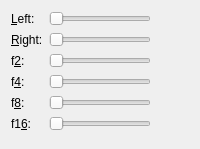
     <widget class="QWidget" name="snd14Tab">
      <attribute name="title">
       <string>14</string>
      </attribute>
      <layout class="QVBoxLayout" name="snd14TabLayout">
       <item>
        <layout class="QFormLayout" name="snd14TabForm">
         <item row="0" column="0">
          <widget class="QLabel" name="vol14_0Label">
           <property name="text">
            <string>&amp;Left:</string>
           </property>
           <property name="buddy">
            <cstring>vol14_0</cstring>
           </property>
          </widget>
         </item>
         <item row="0" column="1">
          <layout class="QHBoxLayout" name="vol14_0Row">
           <item>
            <widget class="QSlider" name="vol14_0">
             <property name="minimum">
              <number>0</number>
             </property>
             <property name="maximum">
              <number>15</number>
             </property>
             <property name="orientation">
              <enum>Qt::Horizontal</enum>
             </property>
            </widget>
           </item>
           <item>
            <widget class="QLabel" name="vol14_0Value">
             <property name="minimumSize">
              <size>
               <width>32</width>
               <height>0</height>
              </size>
             </property>
             <property name="alignment">
              <set>Qt::AlignRight|Qt::AlignVCenter</set>
             </property>
            </widget>
           </item>
          </layout>
         </item>
         <item row="1" column="0">
          <widget class="QLabel" name="vol14_1Label">
           <property name="text">
            <string>&amp;Right:</string>
           </property>
           <property name="buddy">
            <cstring>vol14_1</cstring>
           </property>
          </widget>
         </item>
         <item row="1" column="1">
          <layout class="QHBoxLayout" name="vol14_1Row">
           <item>
            <widget class="QSlider" name="vol14_1">
             <property name="minimum">
              <number>0</number>
             </property>
             <property name="maximum">
              <number>15</number>
             </property>
             <property name="orientation">
              <enum>Qt::Horizontal</enum>
             </property>
            </widget>
           </item>
           <item>
            <widget class="QLabel" name="vol14_1Value">
             <property name="minimumSize">
              <size>
               <width>32</width>
               <height>0</height>
              </size>
             </property>
             <property name="alignment">
              <set>Qt::AlignRight|Qt::AlignVCenter</set>
             </property>
            </widget>
           </item>
          </layout>
         </item>
         <item row="2" column="0">
          <widget class="QLabel" name="vol14_2Label">
           <property name="text">
            <string>f&amp;2:</string>
           </property>
           <property name="buddy">
            <cstring>vol14_2</cstring>
           </property>
          </widget>
         </item>
         <item row="2" column="1">
          <layout class="QHBoxLayout" name="vol14_2Row">
           <item>
            <widget class="QSlider" name="vol14_2">
             <property name="minimum">
              <number>0</number>
             </property>
             <property name="maximum">
              <number>15</number>
             </property>
             <property name="orientation">
              <enum>Qt::Horizontal</enum>
             </property>
            </widget>
           </item>
           <item>
            <widget class="QLabel" name="vol14_2Value">
             <property name="minimumSize">
              <size>
               <width>32</width>
               <height>0</height>
              </size>
             </property>
             <property name="alignment">
              <set>Qt::AlignRight|Qt::AlignVCenter</set>
             </property>
            </widget>
           </item>
          </layout>
         </item>
         <item row="3" column="0">
          <widget class="QLabel" name="vol14_3Label">
           <property name="text">
            <string>f&amp;4:</string>
           </property>
           <property name="buddy">
            <cstring>vol14_3</cstring>
           </property>
          </widget>
         </item>
         <item row="3" column="1">
          <layout class="QHBoxLayout" name="vol14_3Row">
           <item>
            <widget class="QSlider" name="vol14_3">
             <property name="minimum">
              <number>0</number>
             </property>
             <property name="maximum">
              <number>15</number>
             </property>
             <property name="orientation">
              <enum>Qt::Horizontal</enum>
             </property>
            </widget>
           </item>
           <item>
            <widget class="QLabel" name="vol14_3Value">
             <property name="minimumSize">
              <size>
               <width>32</width>
               <height>0</height>
              </size>
             </property>
             <property name="alignment">
              <set>Qt::AlignRight|Qt::AlignVCenter</set>
             </property>
            </widget>
           </item>
          </layout>
         </item>
         <item row="4" column="0">
          <widget class="QLabel" name="vol14_4Label">
           <property name="text">
            <string>f&amp;8:</string>
           </property>
           <property name="buddy">
            <cstring>vol14_4</cstring>
           </property>
          </widget>
         </item>
         <item row="4" column="1">
          <layout class="QHBoxLayout" name="vol14_4Row">
           <item>
            <widget class="QSlider" name="vol14_4">
             <property name="minimum">
              <number>0</number>
             </property>
             <property name="maximum">
              <number>15</number>
             </property>
             <property name="orientation">
              <enum>Qt::Horizontal</enum>
             </property>
            </widget>
           </item>
           <item>
            <widget class="QLabel" name="vol14_4Value">
             <property name="minimumSize">
              <size>
               <width>32</width>
               <height>0</height>
              </size>
             </property>
             <property name="alignment">
              <set>Qt::AlignRight|Qt::AlignVCenter</set>
             </property>
            </widget>
           </item>
          </layout>
         </item>
         <item row="5" column="0">
          <widget class="QLabel" name="vol14_5Label">
           <property name="text">
            <string>f1&amp;6:</string>
           </property>
           <property name="buddy">
            <cstring>vol14_5</cstring>
           </property>
          </widget>
         </item>
         <item row="5" column="1">
          <layout class="QHBoxLayout" name="vol14_5Row">
           <item>
            <widget class="QSlider" name="vol14_5">
             <property name="minimum">
              <number>0</number>
             </property>
             <property name="maximum">
              <number>15</number>
             </property>
             <property name="orientation">
              <enum>Qt::Horizontal</enum>
             </property>
            </widget>
           </item>
           <item>
            <widget class="QLabel" name="vol14_5Value">
             <property name="minimumSize">
              <size>
               <width>32</width>
               <height>0</height>
              </size>
             </property>
             <property name="alignment">
              <set>Qt::AlignRight|Qt::AlignVCenter</set>
             </property>
            </widget>
           </item>
          </layout>
         </item>
        </layout>
       </item>
       <item>
        <spacer name="snd14TabSpacer">
         <property name="orientation">
          <enum>Qt::Vertical</enum>
         </property>
        </spacer>
       </item>
      </layout>
     </widget>
